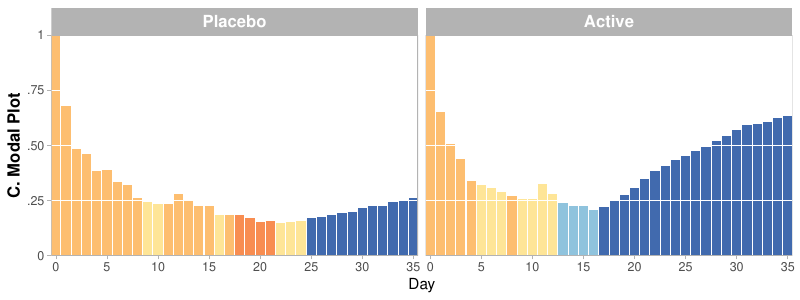

Generate this figure with R:
# packages
pacman::p_load(rio, tidyverse)
pacman::p_load(RColorBrewer, ggtext)
pacman::p_load(TraMineR)

# import
dd_w <- import('./dat/covid_data_w.csv')

# create Modal data
seq.p <- seqdef(dd_w %>% filter(arm == 'P') %>% select(d0:d35))
seq.a <- seqdef(dd_w %>% filter(arm == 'A') %>% select(d0:d35))

p <- seqmodst(seq.p)
a <- seqmodst(seq.a)

dd_p <- data.frame(arm = 'P',
                   freq   = attr(p, "Frequencies") %>% as.vector(),
                   OSCI_n = data.frame(p) %>% as.vector() %>% t() ) %>% 
   rownames_to_column(var = 'day') %>% 
   mutate(day = parse_number(day)) 

dd_a <- data.frame(arm = 'A',
                   freq   = attr(a, "Frequencies") %>% as.vector(),
                   OSCI_n = data.frame(a) %>% as.vector() %>% t() ) %>% 
   rownames_to_column(var = 'day') %>% 
   mutate(day = parse_number(day)) 

dd_m <- bind_rows(dd_p,
                  dd_a) %>% 
   mutate(arm = factor(arm, label = c('Active','Placebo')) %>% fct_rev() )

rm(seq.p, seq.a, p, a, dd_p, dd_a)

f_mo <- ggplot(data = dd_m,
       aes(x = day, y = freq, fill = OSCI_n)) +
   geom_col() +
   geom_hline(yintercept = c(0.25, 0.50, 0.75), color = 'white', size = 0.25) +
   facet_wrap(~arm) +
   scale_fill_manual(values = c('9' = "gray85", 
                                '8' = "#A50026",
                                '7' = "#CE2726",
                                '6' = "#EA5839",
                                '5' = "#F88D51",
                                '4' = "#FDBE70",
                                '3' = "#FEE597",
                                '2' = "#8FC3DD",
                                '1' = "#649AC7",
                                '0' = "#416AAE")) +
   scale_x_continuous(name = 'Day',
                      breaks = seq(0, 35, 5),
                      expand = c(0, 0)) +
   scale_y_continuous(name = '**C. Modal Plot**',
                      breaks = seq(0, 1, 0.25),
                      labels = c('0','.25','.50','.75','1'),
                      expand = c(0, 0) ) +
   theme_light() +
   theme(panel.grid   = element_blank(),
         strip.text   = element_text(size = 12, face = 'bold'),
         legend.position="none",
         axis.title.y = element_markdown(size = 12))

ggsave('./fig/covid_modal.pdf', plot = f_mo, width = 8, height = 3)
